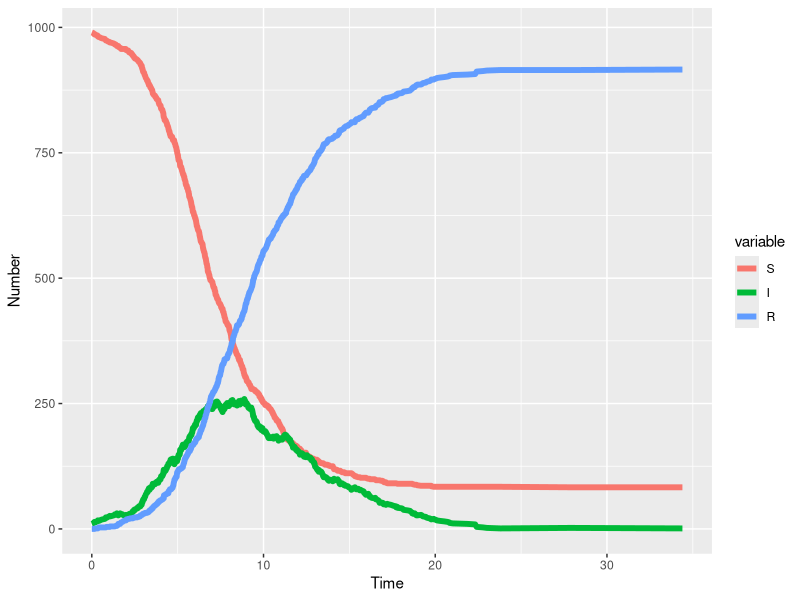
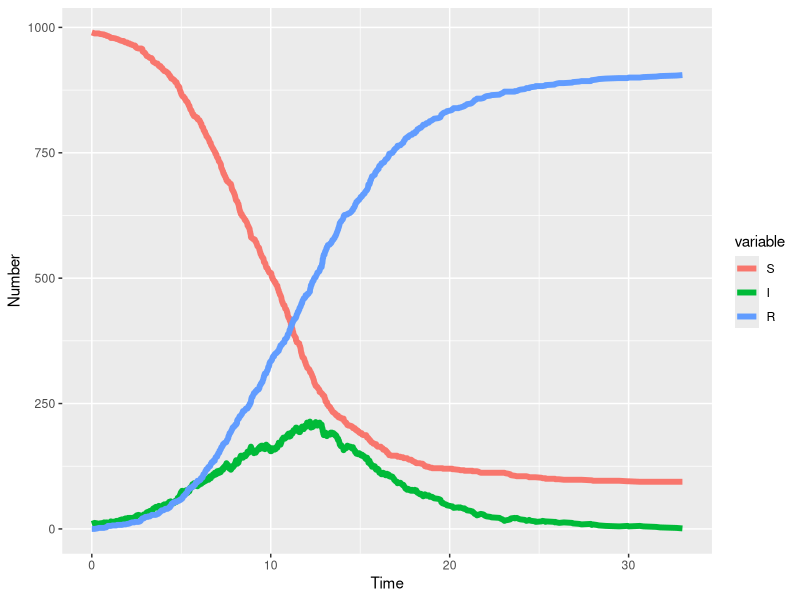

Recreate these plots in R, in order.
## ---- chunk 1
rm(list = ls())
library(knitr)
oldSource <- knit_hooks$get("source")
knit_hooks$set(source = function(x, options) {
  x <- oldSource(x, options)
  x <- ifelse(!is.null(options$ref), paste0("\\label{", options$ref, "}", x), x)
  ifelse(!is.null(options$codecap), paste0("\\captionof{chunk}{", options$codecap,"}", x), x)
})

knitr::opts_chunk$set(cache = FALSE, fig.width = 7, fig.height = 4, 
                      out.extra = '', out.width = "0.6\\textwidth",
                      fig.align='center', fig.pos = "h")

# You might need to install the package rticles for the formatting to work.
# To build run
# rmarkdown::render('unit_testing.Rmd')
## ---- chunk 2
library(ggplot2)
library(testthat)
library(reshape2)
## ---- chunk 3

# set the seed so that our simulations are
#   reproducible.
set.seed(20200908)

# Define parameters
beta <- 0.001 # Tranmsission parameter
gamma <- 0.4 # Recovery parameter
N <- 1000 # Population size
S0 <- 990 # Starting number of susceptibles.
I0 <- 10 # Starting number of infected.
R0 <- N - S0 - I0 # Starting number of Recovered.
tf <- 2000  # Run until time reaches this value.

# Initialise the simulation.
time <- 0
S <- S0
I <- I0
R <- R0
ta <- numeric(0)
Sa <- numeric(0)
Ia <- numeric(0)
Ra <- numeric(0)

# Run the simulation until time reaches
#   tf.
while (time < tf) {
  
    ta <- c(ta, time)
    Sa <- c(Sa, S)
    Ia <- c(Ia, I)
    Ra <- c(Ra, R)
    
    # Infection rate.
    pf1 <- beta * S * I
    # Transmission rate
    pf2 <- gamma * I
    # Total rate of all events
    pf <- pf1 + pf2
    # Draw waiting time for this event.
    dt <- rexp(1, rate = pf)
    # Increment the current time.
    time <- time + dt
    
    # If we have reach time tf, finish the simulation
    if (time > tf) {
        break
    }
    
    # Select whether the event is a transmission
    #   or recovery event.
    if (runif(1) < (pf1 / pf)) {
        # Transmission event.
        S <- S - 1
        I <- I + 1
    } else {
        # Recovery event
        I <- I - 1
        R <- R + 1
    }
    
    # If the epidemic is extinct, end the simulation
    if (I == 0) {
        break
    }
}

results <- data.frame(time = ta, S = Sa, I = Ia, R = Ra)
## ---- chunk 4
sir_out_long <- melt(results, "time")
ggplot(sir_out_long, 
       aes(x = time, y = value, colour = variable, group = variable))+
  geom_line(lwd = 2) +
  xlab("Time") + ylab("Number")

## ---- chunk 5

initialiseSim <- function(S0, I0, R0){
  sim <- list(
    time = 0,
    S = S0,
    I = I0,
    R = R0,
    ta = numeric(0),
    Sa = numeric(0),
    Ia = numeric(0),
    Ra = numeric(0)
  )
  return(sim)
}

addNew <- function(sim){
  sim$ta <- c(sim$ta, sim$time)
  sim$Sa <- c(sim$Sa, sim$S)
  sim$Ia <- c(sim$Ia, sim$I)
  sim$Ra <- c(sim$Ra, sim$R)
  return(sim)
}

infection <- function(sim){
  sim$S <- sim$S - 1
  sim$I <- sim$I + 1
  return(sim)
}

recovery <- function(sim){
  sim$I <- sim$I - 1
  sim$R <- sim$R + 1
  return(sim)
}

nextEvent <- function(sim, pf1, pf){
  # Select whether the event is a transmission
  #   or recovery event.
  if (runif(1) < (pf1 / pf)) {
    # Transmission event.
    sim <- infection(sim)
  } else {
    # Recovery event
    sim <- recovery(sim)
  }
  return(sim)
}

calcRates <- function(sim, beta, gamma){
  rates <- list()
  # Infection rate.
  rates$pf1 <- beta * sim$S * sim$I
  # Transmission rate
  rates$pf2 <- gamma * sim$I
  # Total rate of all events
  rates$pf <- rates$pf1 + rates$pf2
  # Draw waiting time for this event.
  rates$dt <- rexp(1, rate = rates$pf)
  return(rates)
}



runSim <- function(sim, beta, gamma, tf){
  # Run the simulation until time reaches
  #   tf.
  while (sim$time < tf) {
      
      sim <- addNew(sim)
      
      rates <- calcRates(sim, beta, gamma)

      # Increment the current time.
      sim$time <- sim$time + rates$dt
      
      # If we have reached time tf, finish the simulation
      if (sim$time > tf) {
          break
      }
      
      # Do the next event.
      sim <- nextEvent(sim, rates$pf1, rates$pf)   
      
      # If the epidemic is extinct, end the simulation
      if (sim$I == 0) {
          break
      }
  }
  results <- data.frame(time = sim$ta, S = sim$Sa, I = sim$Ia, R = sim$Ra)
  return(results)
}
  
## ---- chunk 6
sim <- initialiseSim(S0, I0, R0)

simulation <- runSim(sim, beta, gamma, tf)

sir_out_long <- melt(simulation, "time")
ggplot(sir_out_long, 
       aes(x = time, y = value, colour = variable, group = variable))+
  geom_line(lwd = 2) +
  xlab("Time") + ylab("Number")

## ---- chunk 7

sim1 <- initialiseSim(1, 0, 0)
sim2 <- infection(sim1)

# Check that the classes are change by the right amount.
expect_equal(sim2$S, 0)
expect_equal(sim2$I, 1)
expect_equal(sim2$R, 0)

# Check that some other elements of the object are unchanged.
expect_equal(sim2$time, sim1$time)

## ---- chunk 8

sim1 <- initialiseSim(S0 = 1, I0 = 1, R0 = 0)
r1 <- calcRates(sim = sim1, beta = 1, gamma = 1)

expect_equal(r1$pf1, 1)
expect_equal(r1$pf2, 1)
## ---- chunk 9

sim1 <- initialiseSim(S0 = 1, I0 = 1, R0 = 0)

# Set beta = 2
r2 <- calcRates(sim = sim1, beta = 2, gamma = 1)

expect_equal(r2$pf1, 2)
expect_equal(r2$pf2, 1)


# Set gamma = 2
r3 <- calcRates(sim = sim1, beta = 1, gamma = 2)

expect_equal(r3$pf1, 1)
expect_equal(r3$pf2, 2)


# Set I0 = 2
sim2 <- initialiseSim(S0 = 1, I0 = 2, R0 = 0)

r4 <- calcRates(sim = sim2, beta = 1, gamma = 1)

expect_equal(r4$pf1, 2)
expect_equal(r4$pf2, 2)
## ---- chunk 10

sim1 <- initialiseSim(10, 5, 0)
sim2 <- addNew(sim1)

# Check that the vectors get 1 longer.
expect_equal(length(sim2$ta), length(sim1$ta) + 1)
expect_equal(length(sim2$Sa), length(sim1$Sa) + 1)

# Check that some other elements of the object are unchanged.
expect_equal(length(sim2$S), length(sim1$S))
expect_equal(length(sim2$time), length(sim1$time))

## ---- chunk 11

set.seed(13131)
sim <- initialiseSim(S0 = 900, I0 = 100, R0 = 0)

tf <- 20
simulation <- runSim(sim = sim, beta = 0.1, gamma = 0.04, tf = tf)

# Check the shape of the output
expect_true(inherits(simulation, 'data.frame'))
expect_equal(ncol(simulation), 4)

# Test for NAs
expect_true(all(!is.na(simulation)))

# Check that all but 1 time point is less than tf.
expect_true(all(simulation$time < tf))

# Check that S, I and R are positive integers.
#   R is not very strict about integers vs doubles.
#   So we instead just check that all the values are
#   very close to whole numbers.
expect_true(all(simulation[, -1] >= 0))
expect_true(all((simulation[, -1] - round(simulation[, -1])) < 1e-10))

## ---- chunk 12
nextEvent <- function(sim, pf1, pf){
  # Stochastically select whether the event is a 
  #   transmission or recovery event.
  if (runif(1) < (pf1 / pf)) {
    # Deterministically handle a
    #   transmission event.
    sim <- infection(sim)
  } else {
    # Deterministically handle a
    #   recovery event
    sim <- recovery(sim)
  }
  return(sim)
}

## ---- chunk 13

chooseEvent <- function(pf1, pf){
  runif(1) < (pf1 / pf)
}

nextEvent <- function(sim, infection){
  # Select whether the event is a transmission
  #   or recovery event.
  if (infection) {
    # Transmission event.
    sim <- infection(sim)
  } else {
    # Recovery event
    sim <- recovery(sim)
  }
  return(sim)
}

# Initialise test sim
sim1 <- initialiseSim(S0 = 1, I0 = 1, R0 = 0)

# Infection event, expect 1 fewer S and 1 more I.
sim2 <- nextEvent(sim1, TRUE)
expect_equal(sim2$S, 0)
expect_equal(sim2$I, 2)

# Recovery event, expect 1 fewer I and 1 more R.
sim3 <- nextEvent(sim1, FALSE)

expect_equal(sim3$I, 0)
expect_equal(sim3$R, 1)
## ---- chunk 14
runSim <- function(sim, beta, gamma, tf){
  # Run the simulation until time reaches
  #   tf.
  while (sim$time < tf) {
      
      sim <- addNew(sim)
      
      rates <- calcRates(sim, beta, gamma)

      # Increment the current time.
      sim$time <- sim$time + rates$dt
      
      # If we have reached time tf, finish the simulation
      if (sim$time > tf) {
          break
      }
      
      # Do the next event.
      event <- chooseEvent(rates$pf1, rates$pf)
      sim <- nextEvent(sim, event)   
      
      # If the epidemic is extinct, end the simulation
      if (sim$I == 0) {
          break
      }
  }
  results <- data.frame(time = sim$ta, S = sim$Sa, I = sim$Ia, R = sim$Ra)
  return(results)
}
## ---- chunk 15
expect_equal(chooseEvent(0, 1), FALSE)
expect_equal(chooseEvent(0, 5), FALSE)
expect_equal(chooseEvent(1, 1), TRUE)
expect_equal(chooseEvent(5, 5), TRUE)
## ---- chunk 16
out1 <- replicate(300, chooseEvent(1, 1))
out2 <- replicate(300, chooseEvent(0, 1))
out3 <- replicate(300, chooseEvent(1, 2))

expect_true(all(out1 %in% c(TRUE, FALSE)))
expect_true(all(out2 %in% c(TRUE, FALSE)))
expect_true(all(out3 %in% c(TRUE, FALSE)))

## ---- chunk 17
set.seed(10261985)
out3 <- replicate(5000, chooseEvent(1, 2))

# Check that both TRUE and FALSE are returned
#   and simultaneously check that ONLY TRUE or FALSE
#   is returned.
expect_true(setequal(out3, c(TRUE, FALSE)))

## ---- chunk 18
set.seed(11121955)
sim <- initialiseSim(100, 4, 0)

out <-  replicate(100, runSim(sim, 0.1, 0.04, 30), simplify = FALSE)

# Does S ever increase?
#   This returns TRUE if every element of the S vector is
#   the same size or smaller than the previous element.
decreasing <- sapply(out, function(x) all(diff(x$S) <= 0))
expect_true(all(decreasing))

## ---- chunk 19

sim <- initialiseSim(100, 4, 0)
expect_error(calcRates(sim, beta = 'beta', 0.04))

## ---- chunk 20

calcRates <- function(sim, beta, gamma){
  stopifnot(beta >= 0)
  stopifnot(gamma >= 0)
  rates <- list()
  # Infection rate.
  rates$pf1 <- beta * sim$S * sim$I
  # Transmission rate
  rates$pf2 <- gamma * sim$I
  # Total rate of all events
  rates$pf <- rates$pf1 + rates$pf2
  # Draw waiting time for this event.
  rates$dt <- rexp(1, rate = rates$pf)
  return(rates)
}

sim <- initialiseSim(100, 4, 0)
expect_error(calcRates(sim, beta = -1, 0.04))

## ---- chunk 21

calcRates <- function(sim, beta, gamma){
  stopifnot(beta >= 0)
  stopifnot(gamma > 0)
  rates <- list()
  # Infection rate.
  rates$pf1 <- beta * sim$S * sim$I
  # Transmission rate
  rates$pf2 <- gamma * sim$I
  # Total rate of all events
  rates$pf <- rates$pf1 + rates$pf2
  # Draw waiting time for this event.
  rates$dt <- rexp(1, rate = rates$pf)
  return(rates)
}

sim <- initialiseSim(100, 4, 0)


expect_error(runSim(sim, beta = 1, gamma = 0, 10), 
             'gamma > 0 is not TRUE')
